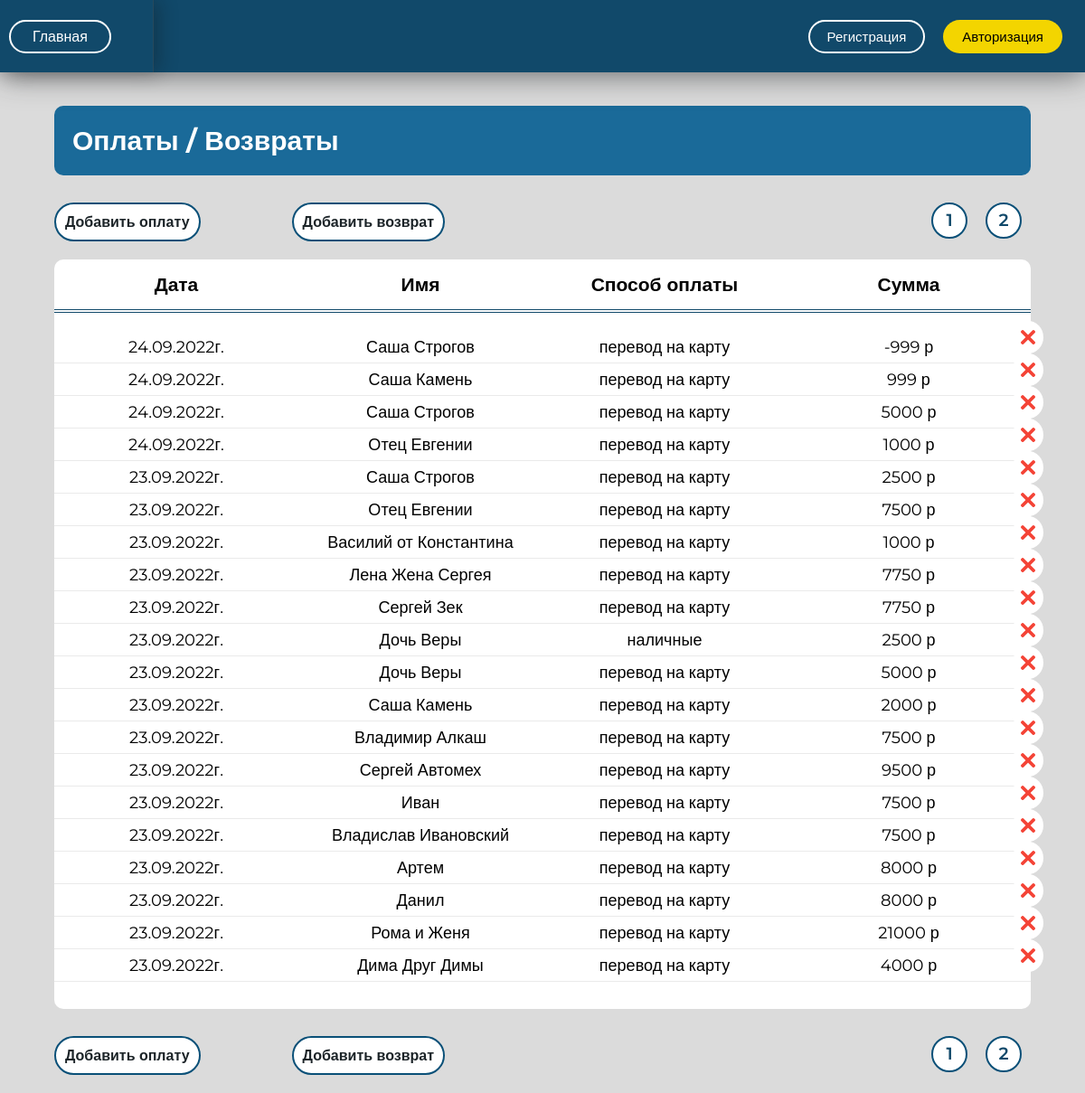
The page /payments/ on the database its author committed.
### otchet/models.py (models this page shows)
class PaymentsRefunds(models.Model):
    CHOICES = [
        ('card', 'Перевод на карту'),
        ('cash', 'Наличные'),
    ]
    date = models.DateTimeField(auto_now=True, verbose_name='Дата')
    user = models.ForeignKey(Profile, on_delete=models.SET_NULL, null=True, verbose_name='Профиль')
    name = models.CharField(max_length=100, null=True, default="", verbose_name='Имя')
    method = models.CharField(
        max_length=50,
        choices=CHOICES,
        default='card',
        verbose_name='Способ оплаты'
    )
    summa = models.IntegerField(default=0, verbose_name='Сумма оплаты')
    room = models.CharField(max_length=3, null=True, verbose_name='Номер комнаты')
    def date_check(self):
        if self.date.month < 10:
            month_now = '0' + str(self.date.month)
        else:
            month_now = self.date.month
        return month_now
    class Meta:
        abstract = True

class Payments(PaymentsRefunds):  # платежи
    class Meta:
        db_table = "payments"
        verbose_name = "Платеж"
        verbose_name_plural = "Платежи"
        ordering = ['-date']

### otchet/views.py (the view)
# urls.py: path('payments/', views.payments, name='payments'),
def payments(request):
    data = data_d(request)
    payments = Payments.objects.all()
    paginator = Paginator(payments, 20)
    page_number = request.GET.get('page')
    page_obj = paginator.get_page(page_number)
    data['page_obj'] = page_obj
    if request.method == 'POST' and request.POST['name_form'] == 'AddPaymentsForm':
        addPayments(request)
        return render(request, 'otchet/done.html', context=data)
    if request.method == 'POST' and request.POST['name_form'] == 'AddRefundsForms':
        addRefaunds(request)
        return render(request, 'otchet/done.html', context=data)
    return render(request, 'otchet/payments.html', context=data)

### otchet/funk_otchet.py (called while the page is built, shortened)
def data_d(request):
    data = {}
    data['form'] = AddPepForm()
    data['form1'] = AddPaymentsForm()
    data['form2'] = AddSpendingAdminForm()
    data['form3'] = AddSpendingHostelForms()
    data['form4'] = AddSpendingBossForms()
    data['form5'] = AddEventsForms()
    data['form6'] = AddRefundsForms()
    data['form7'] = DepartmentForm()
    return data

### otchet/models.py (called while the page is built)
    def __str__(self):
        if self.number:
            return f'Комната №{self.number}'
        else:
            return ''

    def __str__(self):
        return f'{self.room} {self.name} {self.phone_number}'

### otchet/templates/otchet/payments.html (shortened to what this page needs)
{% extends 'otchet/base.html' %}
{% load static %}
{% block content %}
    <div class="payments2">
        <h1>Оплаты / Возвраты</h1>
        <div class="pagin">
            <div class="but5">
                <ul class="ul_pay_ref2" id="ul_pay_ref">
                    <li id="append_but_pay" onclick="add_pay()">Добавить оплату</li>
                    <li id="append_but_ref" onclick="add_ref()">Добавить возврат</li>
                </ul>
            </div>
            <nav class="num_page">
                <ul>
                    {% for p in page_obj.paginator.page_range%}
                        <li>
                            <a href="?page={{ p }}">{{ p }}</a>
                        </li>
                    {% endfor %}
                </ul>
            </nav>
        </div>
        <div class="payments">
                <ul class="stolb_payments">
                    <li>
                        <h5>Дата</h5>
                    </li>
                    <li>
                        <h5>Имя</h5>
                    </li>
                    <li>
                        <h5>Способ оплаты</h5>
                    </li>
                    <li>
                        <h5>Сумма</h5>
                    </li>
                </ul>
                {% for pay in page_obj %}
                    <div class="pay">
                        <div class="date_1 text_1">
                             {{ pay.date.day }}.{{ pay.date_check }}.{{ pay.date.year }}г.
                        </div>
                        <div class="user_1 text_1">
                            {{ pay.name }}
                        </div>
                        <div class="pay_method text_1">
                            {% if pay.method == 'card' %}
                                перевод на карту
                            {% elif pay.method == 'cash' %}
                                наличные
                            {% endif %}
                        </div>
                        <div class="summa text_1">
                            {{ pay.summa }} р
                            <a href="{% url 'update_payments' pay.id %}" >
                            </a>
                            <a href="{% url 'delete_payments' pay.id %}" class="delete_knop">
                                <img src="{% static 'otchet/images/close.png' %}" alt="">
                            </a>
                        </div>
                    </div>
                {% endfor %}
            </div>
        <div class="pagin">
            <div class="but5">
                <ul class="ul_pay_ref2" class="ul_pay_ref">
                    <li class="append_but_pay" onclick="add_pay()">Добавить оплату</li>
                    <li class="append_but_ref" onclick="add_ref()">Добавить возврат</li>
                </ul>
            </div>
            <nav class="num_page">
                <ul>
                    {% for p in page_obj.paginator.page_range%}
                        <li>
                            <a href="?page={{ p }}">{{ p }}</a>
                        </li>
                    {% endfor %}
                </ul>
            </nav>
        </div>
    </div>
{% endblock %}

### otchet/templates/otchet/base.html (shortened to what this page needs)
<!DOCTYPE html>
<html lang="en">
<head>
{% load static %}
    <link rel="stylesheet" href="{% static 'otchet/css/media.css' %}">
    <link rel="stylesheet" href="{% static 'otchet/css/index.css' %}">
    <link rel="stylesheet" href="{% static 'otchet/css/register.css' %}">
</head>
<body>
    <header>
        <div class="head_head _left">
            <a href="{% url 'index' %}" class="headr">Главная</a>
        </div>
        <div class="head_head _right">
        </div>
        <div class="buttons">
            {% if request.user.is_authenticated %}
                <a href="{% url 'logout' %}" class="but1">Выход</a>
                <div class="burger_menu" onclick="open_media_menu()">
                    <img src="{% static 'otchet/images/menu.png' %}">
                </div>
                <div class="menu-media" id="menu-media">
                    <img src="{% static 'otchet/images/001.png' %}" onclick="close_media_menu()">
                    <ul>
                        <li>
                            <div class="images_ad_media">
                                <img src="{% static 'otchet/images/mon (7).png' %}">
                            </div>
                            <a href="{% url 'index' %}" class="menu_a">Главная</a>
                        </li>
                        <li>
                            <div class="images_ad_media">
                                <img src="{% static 'otchet/images/mon (7).png' %}">
                            </div>
                            <a href="{% url 'otchet' %}" class="menu_a">Отчет</a>
                        </li>
                        <li>
                            <div class="images_ad_media">
                                <img src="{% static 'otchet/images/mon (6).png' %}">
                            </div>
                            <a href="{% url 'payments' %}" class="menu_a">Платежи</a>
                        </li>
                        <li>
                            <div class="images_ad_media">
                                <img src="{% static 'otchet/images/mon (4).png' %}">
                            </div>
                            <a href="{% url 'peoples' %}" class="menu_a">Жильцы</a>
                        </li>
                        <li>
                            <div class="images_ad_media">
                                <img src="{% static 'otchet/images/mon (5).png' %}">
                            </div>
                            <a href="{% url 'spendinghostel' %}" class="menu_a">Траты дома</a>
                        </li>
                        <li>
                            <div class="images_ad_media">
                                <img src="{% static 'otchet/images/mon (1).png' %}">
                            </div>
                            <a href="{% url 'spendingadmin' %}" class="menu_a">Траты админа</a>
                        </li>
                        <li>
                            <div class="images_ad_media">
                                <img src="{% static 'otchet/images/mon (2).png' %}">
                            </div>
                            <a href="{% url 'spendingboss' %}" class="menu_a">Траты хозяина</a>
                        </li>
                        <li>
                            <div class="images_ad_media">
                                <img src="{% static 'otchet/images/mon (3).png' %}">
                            </div>
                            <a href="{% url 'events' %}" class="menu_a">Мероприятия</a>
                        </li>
                    </ul>
            </div>
            {% else %}
                <a href="{% url 'register' %}" class="but1">Регистрация</a>
                <a href="{% url 'login' %}" class="but1 but2">Авторизация</a>
            {% endif %}
        </div>
    </header>
<div class="content">
    {% block content %}  {% endblock %}
</div>
</body>
</html>

### otchet/static/otchet/css/media.css (style rules this page uses)
@media screen and (max-width: 1415px) { .content { margin-right: 0 !important; } }
@media screen and (max-width: 1202px) { .payments2 { width: 90% !important; } }

### otchet/static/otchet/css/index.css (style rules this page uses)
* { box-sizing: border-box; margin: 0; padding: 0; }
body { height: 100vh; background: #dbdbdb; font-family: 'Montserrat', sans-serif; }
ul { list-style:none; }
.buttons { height: 100%; display: flex; align-items: center; justify-content: center; margin-right: 15px; }
.but1 { margin: 10px; text-decoration: none; background: transparent; padding: 3px 19px; line-height: 27px; border-radius: 31px; color: #fff; font-weight: 500; font-size: 15px; transition: 0.2s; }
header { background: #11496a; height: 80px; width: 100%; margin-bottom: 30px; display: flex; align-items: center; position: fixed; z-index:3; box-shadow: 1px 1px 35px #1d2124ad; }
header a { margin: 10px; text-decoration: none; border: 2px solid #fff; padding: 3px 24px; line-height: 27px; color: #ffffff; font-size: 16px; font-weight: 500; border-radius: 30px; transition: 0.2s; }
.head_head { height: 100%; display: flex; align-items: center; }
._left { border-right: 1px solid #4a4a4a61; width: 20%; box-shadow: 5px 0px 20px #1010104f; margin-right: 33px; }
._right { width: 80%; }
.content { display:flex; justify-content: space-between; margin-right: 40px; }
.but1 { border: 2px solid #fff; }
.but2 { background: #f3d500; color: #000; border: 2px solid #fff0; }
.payments { background: #fff; border-radius: 10px; padding-bottom: 30px; margin-top: 20px; }
.stolb_payments { display: flex; justify-content: space-around; padding: 0; margin: 0; border-bottom: 4px double #11496a; margin-bottom: 20px; }
.stolb_payments li { width: 33%; text-align: center; font-size: 18px; padding: 15px; }
.stolb_payments li h5 { font-size: 21px; }
.pay { display: flex; justify-content: space-around; height: 36px; align-items: center; border-bottom: 1px solid #dddddd9c; }
.text_1 { width: 33%; text-align: center; height: 30px; line-height: 30px; position: relative; font-size: 18px; letter-spacing: 0.002em; }
.text_1 a { position: absolute; right: 28px; top: -13px; width: 34px; height: 36px; transition:0.2s; }
.text_1 a img { position: relative; top: 4px; left: 2px; }
.payments2 { width: 70%; margin:auto; margin-top: 117px; }
.payments2 h1 { background: #1a6a99; color: #fff; border-radius: 10px; padding: 20px; font-size: 30px; }
.pagin { display:flex; justify-content: space-between; }
.num_page { position: relative; top: 20px; }
.num_page ul { display: flex; }
.num_page ul li a { width: 40px; display: block; height: 40px; border: 2px solid #0a5078; border-radius: 20px; background: #fff; line-height: 35px; text-align: center; margin: 10px; text-decoration: none; color: #11496a; font-weight: 600; font-size: 19px; }
.but5 { position: relative; width: 40%; display: flex; justify-content: space-between; }
.ul_pay_ref2 { display: flex; justify-content: space-between; width:100%; }
.ul_pay_ref2 li { display: block; text-align: center; padding: 10px; border: 2px solid #0a5078; border-radius: 30px; margin-top: 30px; background: #fff; font-weight: 600; color: #1c2428; transition: 0.3s; position: relative; }
.delete_knop { right: -14px !important; top: -14px !important; background: #fff; border-radius: 50%; display: flex; align-items: center; justify-content: center; }
.delete_knop img { width: 16px; top: 0 !important; left: 0 !important; }

### rows shown on the page
Payments: date.day "24", date_check "09", date.year "2022", name "Саша Строгов", method "перевод на карту", summa "-999"
Payments: date.day "24", date_check "09", date.year "2022", name "Саша Камень", method "перевод на карту", summa "999"
Payments: date.day "24", date_check "09", date.year "2022", name "Саша Строгов", method "перевод на карту", summa "5000"
Payments: date.day "24", date_check "09", date.year "2022", name "Отец Евгении", method "перевод на карту", summa "1000"
Payments: date.day "23", date_check "09", date.year "2022", name "Саша Строгов", method "перевод на карту", summa "2500"
Payments: date.day "23", date_check "09", date.year "2022", name "Отец Евгении", method "перевод на карту", summa "7500"
Payments: date.day "23", date_check "09", date.year "2022", name "Василий от Константина", method "перевод на карту", summa "1000"
Payments: date.day "23", date_check "09", date.year "2022", name "Лена Жена Сергея", method "перевод на карту", summa "7750"
Payments: date.day "23", date_check "09", date.year "2022", name "Сергей Зек", method "перевод на карту", summa "7750"
Payments: date.day "23", date_check "09", date.year "2022", name "Дочь Веры", method "наличные", summa "2500"
Payments: date.day "23", date_check "09", date.year "2022", name "Дочь Веры", method "перевод на карту", summa "5000"
Payments: date.day "23", date_check "09", date.year "2022", name "Саша Камень", method "перевод на карту", summa "2000"
Payments: date.day "23", date_check "09", date.year "2022", name "Владимир Алкаш", method "перевод на карту", summa "7500"
Payments: date.day "23", date_check "09", date.year "2022", name "Сергей Автомех", method "перевод на карту", summa "9500"
Payments: date.day "23", date_check "09", date.year "2022", name "Иван", method "перевод на карту", summa "7500"
Payments: date.day "23", date_check "09", date.year "2022", name "Владислав Ивановский", method "перевод на карту", summa "7500"
Payments: date.day "23", date_check "09", date.year "2022", name "Артем", method "перевод на карту", summa "8000"
Payments: date.day "23", date_check "09", date.year "2022", name "Данил", method "перевод на карту", summa "8000"
Payments: date.day "23", date_check "09", date.year "2022", name "Рома и Женя", method "перевод на карту", summa "21000"
Payments: date.day "23", date_check "09", date.year "2022", name "Дима Друг Димы", method "перевод на карту", summa "4000"

### other values the page prints
{{ p }} "1" "2"
